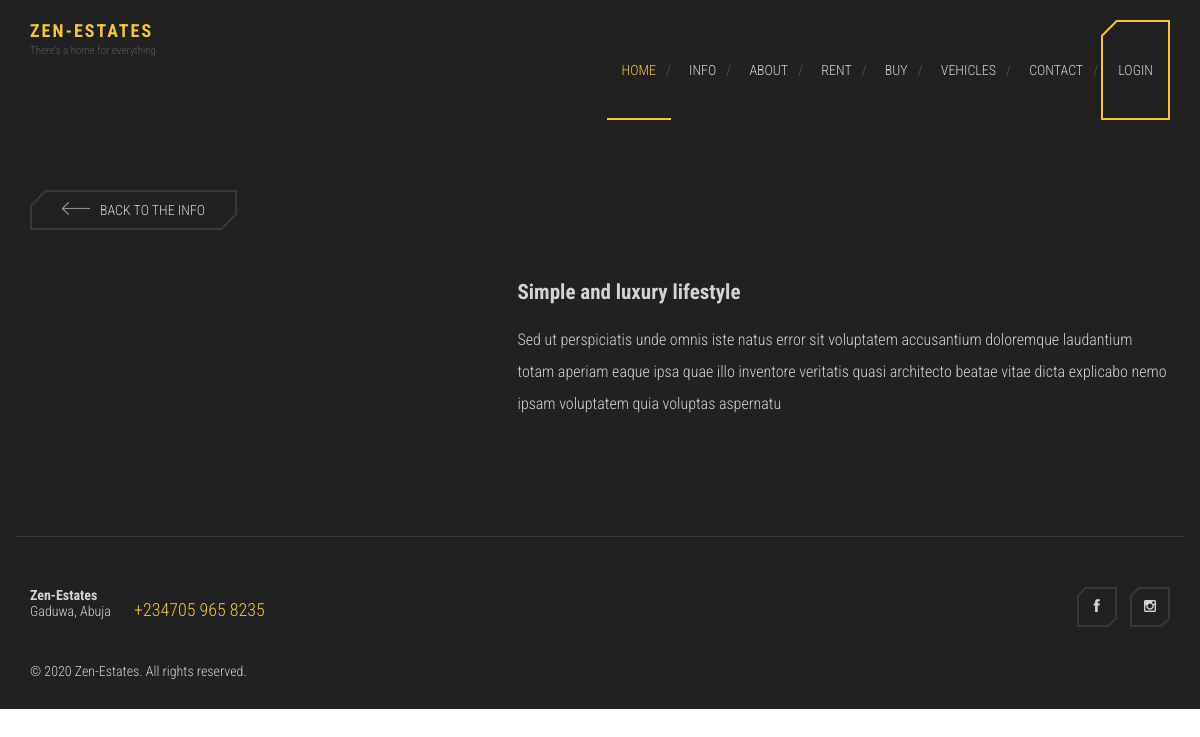
The app's page /post.php?view=1 with its own data.
### tables this page shows
CREATE TABLE `info` (
  `id` int(11) NOT NULL,
  `author` varchar(100) NOT NULL,
  `title` varchar(500) NOT NULL,
  `preview` varchar(500) NOT NULL,
  `post` longtext NOT NULL,
  `images` longtext NOT NULL,
  `simage` longtext NOT NULL,
  `date_created` datetime NOT NULL DEFAULT CURRENT_TIMESTAMP,
  `status` varchar(20) NOT NULL DEFAULT 'Normal'
);

### post.php (the view, shortened to what this page needs)
<?php
include('header.php');
if (isset($_GET['view'])) {
    $id = $_GET['view'];
    $sql = "SELECT * FROM info WHERE id='$id'";
    $user = mysqli_query($connection, $sql);
      if (count($user) == 1 ) {
        $n = mysqli_fetch_array($user, MYSQLI_ASSOC);
        $title = $n['title'];
		$post = $n['post'];
      }else{
        echo "Something is wrong";
      }
  }
?>
<main class="main-content">
				<div class="page">
					<div class="container">
						<a href="info.php" class="button-back"><img src="images/arrow-back.png" alt="" class="icon">Back to the info</a>
						<div class="row">
							<div class="col-md-5">
								<div class="project-images">
								</div>
							</div>
							<div class="col-md-7">
								<div class="project-detail">
									<h2 class="project-title"><?php echo $title; ?></h2>
									<p><?php echo $post; ?></p>
								</div>
							</div>
						</div>
					</div>
				</div>
			</main>
<?php
include('footer.php');
?>

### style.css (style rules this page uses)
html { background: #fff; color: #000; -webkit-text-size-adjust: 100%; -ms-text-size-adjust: 100%; }
html, button, input, select, textarea { font-family: sans-serif; }
body { margin: 0; }
a { background: transparent; }
h2 { font-size: 1.5em; margin: 0.83em 0; }
img { border: 0; }
*, *:before, *:after { -moz-box-sizing: border-box; box-sizing: border-box; }
body { background-color: #212121; color: #d3d3d3; font-family: "Roboto Condensed", "Open Sans", sans-serif; font-size: 14px; font-weight: 300; line-height: normal; }
h1, h2, h3, h4, h5, h6 { font-weight: 700; margin: 0 0 20px; }
a { text-decoration: none; color: #f4c545; }
p { margin-top: 0; }
.button-back { display: inline-block; padding: 10px 30px; margin-bottom: 50px; position: relative; border: 2px solid #383838; color: #d3d3d3; text-transform: uppercase; }
.button-back img { margin-right: 10px; }
.button-back:before, .button-back:after { content: " "; width: 20px; height: 20px; position: absolute; background: #212121; }
.button-back:before { border-bottom: 2px solid #383838; -webkit-transform: rotate(-45deg); -ms-transform: rotate(-45deg); transform: rotate(-45deg); top: -10px; left: -10px; }
.button-back:after { border-top: 2px solid #383838; -webkit-transform: rotate(-45deg); -ms-transform: rotate(-45deg); transform: rotate(-45deg); bottom: -10px; right: -10px; }
.container { margin-right: auto; margin-left: auto; padding-left: 15px; padding-right: 15px; *zoom: 1; }
.container:after { content: " "; clear: both; display: block; overflow: hidden; height: 0; }
@media (min-width: 768px) { .container { width: 750px; } }
@media (min-width: 992px) { .container { width: 970px; } }
@media (min-width: 1200px) { .container { width: 1170px; } }
.row { margin-left: -15px; margin-right: -15px; *zoom: 1; }
.row:after { content: " "; clear: both; display: block; overflow: hidden; height: 0; }
.col-xs-1, .col-sm-1, .col-md-1, .col-lg-1, .col-xs-2, .col-sm-2, .col-md-2, .col-lg-2, .col-xs-3, .col-sm-3, .col-md-3, .col-lg-3, .col-xs-4, .col-sm-4, .col-md-4, .col-lg-4, .col-xs-5, .col-sm-5, .col-md-5, .col-lg-5, .col-xs-6, .col-sm-6, .col-md-6, .col-lg-6, .col-xs-7, .col-sm-7, .col-md-7, .col-lg-7, .col-xs-8, .col-sm-8, .col-md-8, .col-lg-8, .col-xs-9, .col-sm-9, .col-md-9, .col-lg-9, .col-xs-10, .col-sm-10, .col-md-10, .col-lg-10, .col-xs-11, .col-sm-11, .col-md-11, .col-lg-11, .col-xs-12, .col-sm-12, .col-md-12, .col-lg-12 { position: relative; min-height: 1px; padding-left: 15px; padding-right: 15px; }
@media (min-width: 992px) { .col-md-1, .col-md-2, .col-md-3, .col-md-4, .col-md-5, .col-md-6, .col-md-7, .col-md-8, .col-md-9, .col-md-10, .col-md-11, .col-md-12 { float: left; } }
@media (min-width: 992px) { .col-md-5 { width: 41.6666666667%; } }
@media (min-width: 992px) { .col-md-7 { width: 58.3333333333%; } }
.page { padding: 50px 0; }
.page p { font-size: 16px; font-size: 1.1428571429em; line-height: 2; }

### records on screen
info: title "Simple and luxury lifestyle", post "Sed ut perspiciatis unde omnis iste natus error sit voluptatem accusantium doloremque laudantium totam aperiam eaque ipsa quae illo inventore veritatis quasi architecto beatae vitae dicta explicabo nemo ipsam voluptatem quia voluptas aspernatu"
